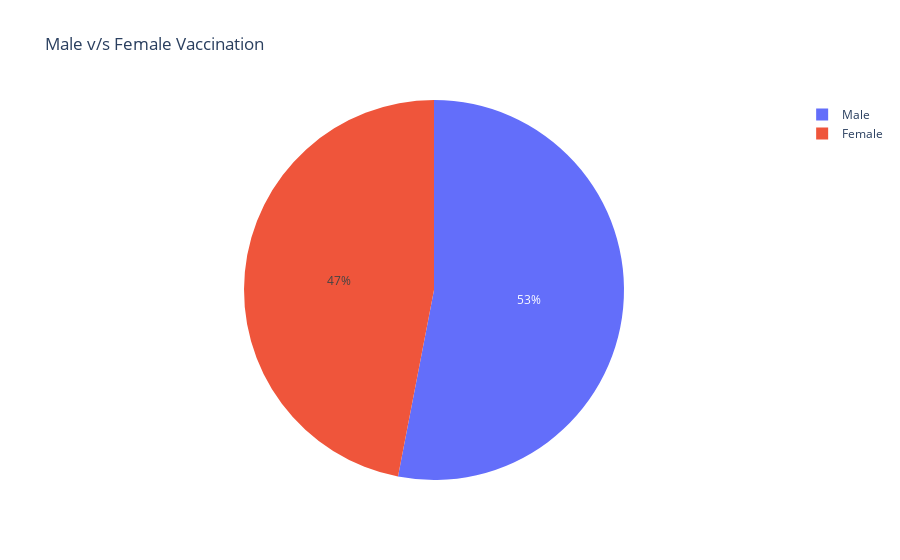

Notebook code for this chart:
### Code cell
#pie chart to see vaccination for male and female individuals
#male vs female vaccinations

male = vaccination["Male(Individuals Vaccinated)"].sum()
female = vaccination["Female(Individuals Vaccinated)"].sum()

#plotting the pie charts and giving names to the pies
px.pie(names=["Male", "Female"], values = [male, female], title = "Male v/s Female Vaccination")

### Figure 1 — Plotly figure (JSON) as saved in the notebook; plotly's stock layout.template omitted (floating-point values rounded to 4 significant figures)
{"data": [{"domain": {"x": [0, 1], "y": [0, 1]}, "hovertemplate": "label=%{label}<br>value=%{value}<extra></extra>", "labels": ["Male", "Female"], "legendgroup": "", "name": "", "showlegend": true, "type": "pie", "values": [7138698858, 6321628736]}], "layout": {"legend": {"tracegroupgap": 0}, "title": {"text": "Male v/s Female Vaccination"}}}
